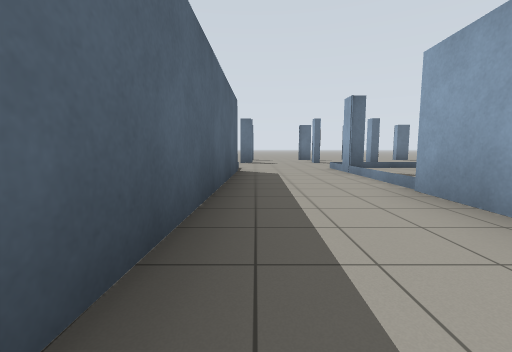
[1] (above)

24 first-person views from a walk through a world built for the Gazebo simulator. The camera is 0.94 m above the floor, tilts 6° down and sees 90° across. The floor is counted in squares, 2 m on a side. Each view is taken from the middle of a square. On the plan, view 1 faces up. The plan holds only what a view shows up to about 9 squares ahead; the rest is blank.

[2]
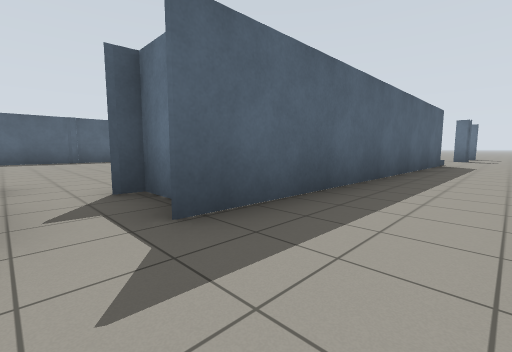

[3]
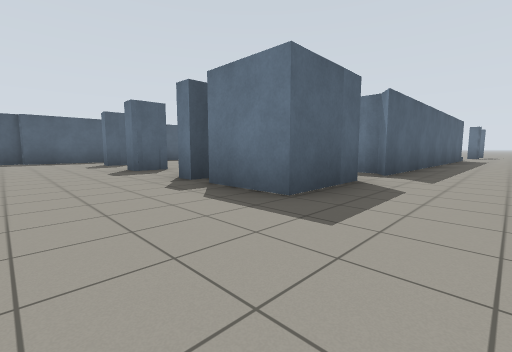

[4]
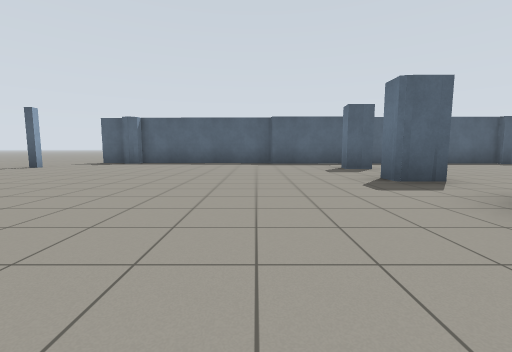

[5]
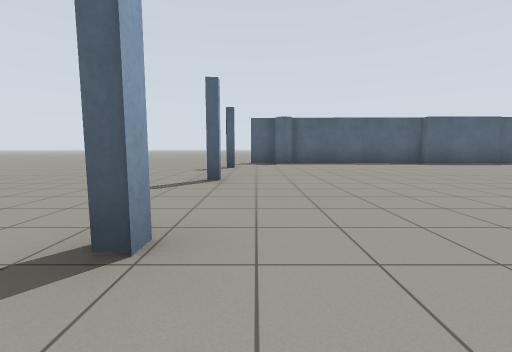

[6]
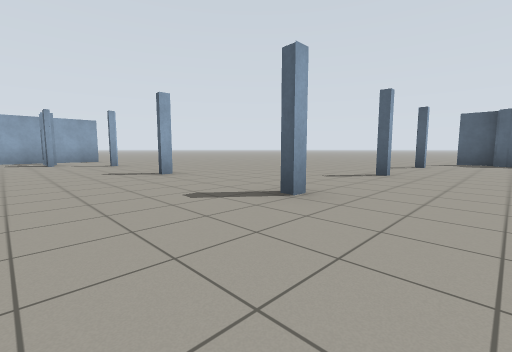

[7]
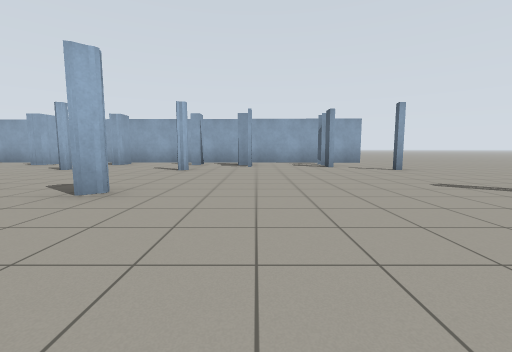

[8]
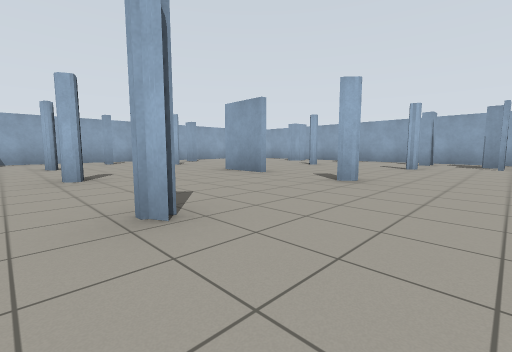

[9]
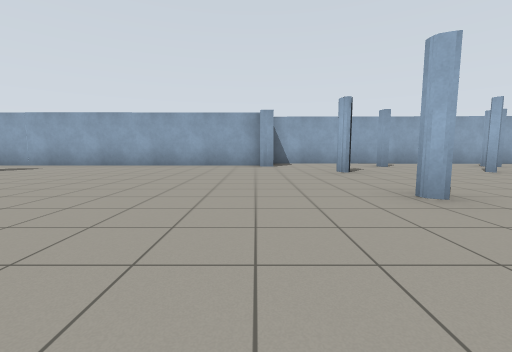

[10]
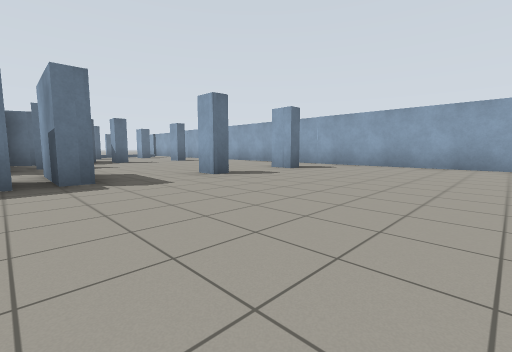

[11]
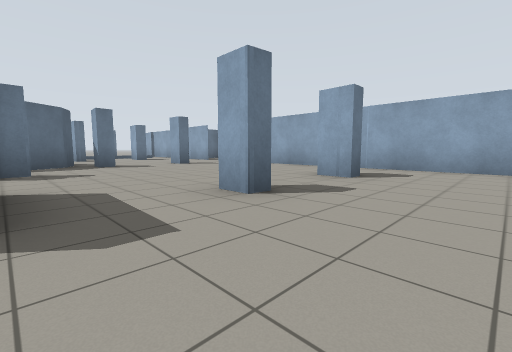

[12]
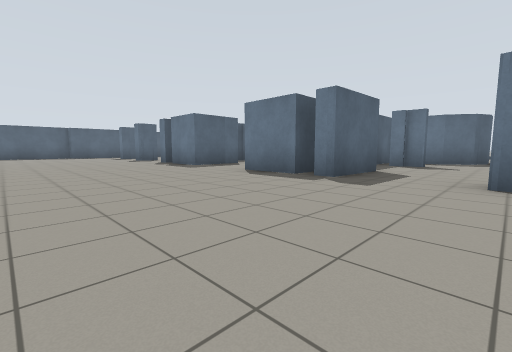

[13]
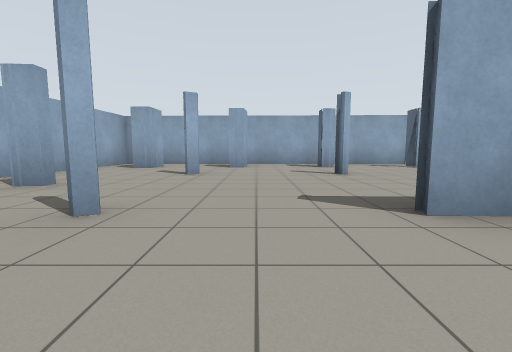

[14]
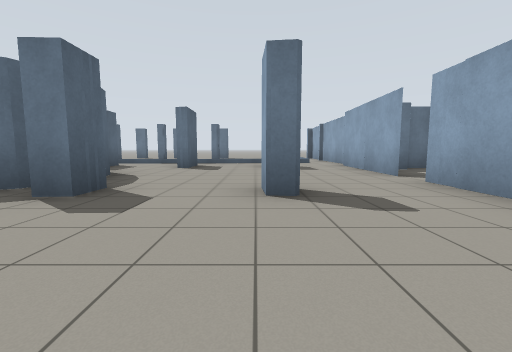

[15]
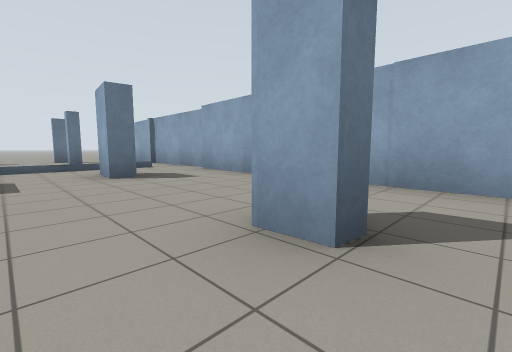

[16]
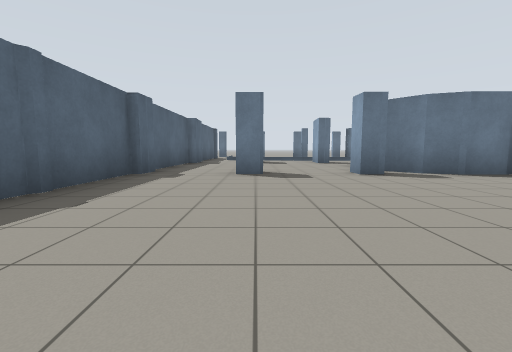

[17]
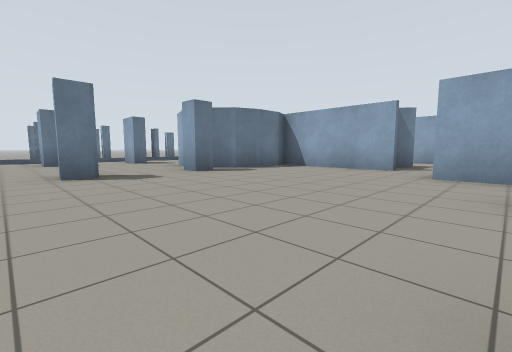

[18]
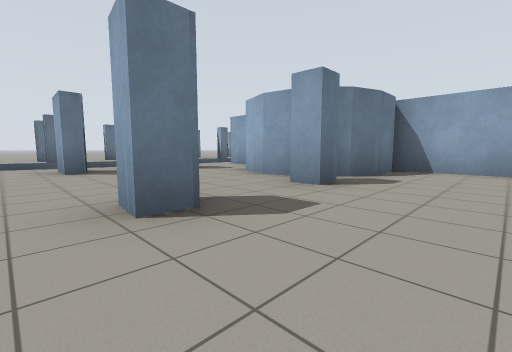

[19]
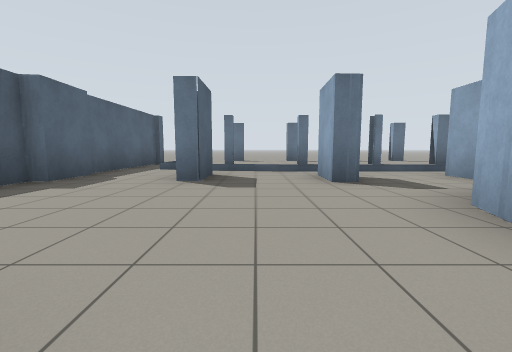

[20]
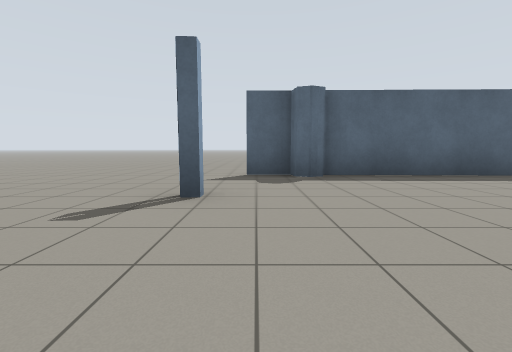

[21]
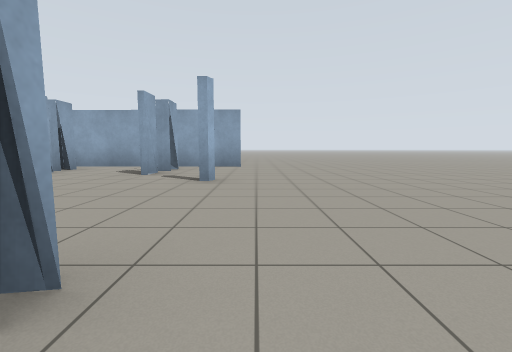

[22]
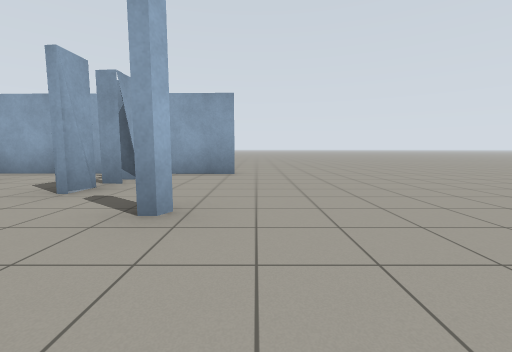

[23]
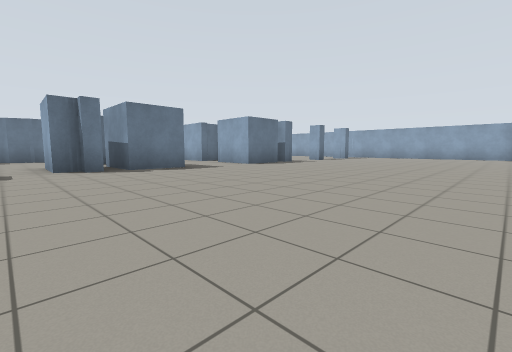

[24]
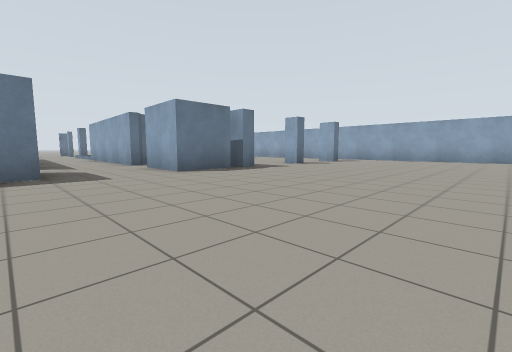

### Floor plan
Key: @ floor where view 1 was taken; # wall or solid block; x gap in a wall; . floor; = window, fence, low wall or low ledge.
Columns run from 11 left of view 1 to 12 right of it. Each row starts with its distance up from view 1.
 11                   ..#
 10                   ...
  9   # #.#  #.#.#      # #
  8   #        ...       =#
  7   #=.      ...   ====x#
  6   #.#=#==# =.====.....#
  5   #.#.#..##..#.#.#... #
  4   #...... #..=  .....###
  3   #....#  #..#  #....#.
  2   #....## #..#  #......
  1   #.#.#.###..#####.#. #
  0   #......##@.##......#
 -1   #......##..###.....#
 -2   #......##..# ......#
 -3   #..................#
 -4   #.....###..###.....#
 -5   #.#.#..##..###.#.#.#
 -6   #..................#
 -7  # ..................#
 -8  #...................#
 -9  #...................#
-10  #...................#
-11  #...................##
-12 .#....................#
-13 ...#..#..#....#.#..#..#
-14 ......................#
-15 .....................##
-16 .........#....#.#..#..#
-17 .....................##
-18   ....................#
-19   .......#....#.#..#..#
-20   ........#.#.........#
-21   ..........x.#.#..#.##
-22  ........##############
-23  ........

Positions as (right, up) in squares from view 1, and headings:
1: (0, 0), facing up
2: (1, -3), facing up-left
3: (1, -7), facing up-left
4: (-1, -7), facing left
5: (-1, -12), facing left
6: (0, -11), facing down-left
7: (1, -13), facing down
8: (1, -12), facing down-right
9: (3, -11), facing right
10: (3, -9), facing up-right
11: (4, -7), facing up-right
12: (6, -9), facing up-left
13: (7, -14), facing down
14: (8, -2), facing up
15: (7, 0), facing up-right
16: (-7, -4), facing up
17: (-8, -4), facing up-right
18: (-8, -1), facing up-right
19: (-6, 1), facing up
20: (-5, -12), facing left
21: (-3, -15), facing down
22: (-3, -17), facing down
23: (-4, -11), facing up-right
24: (-1, -10), facing up-right
